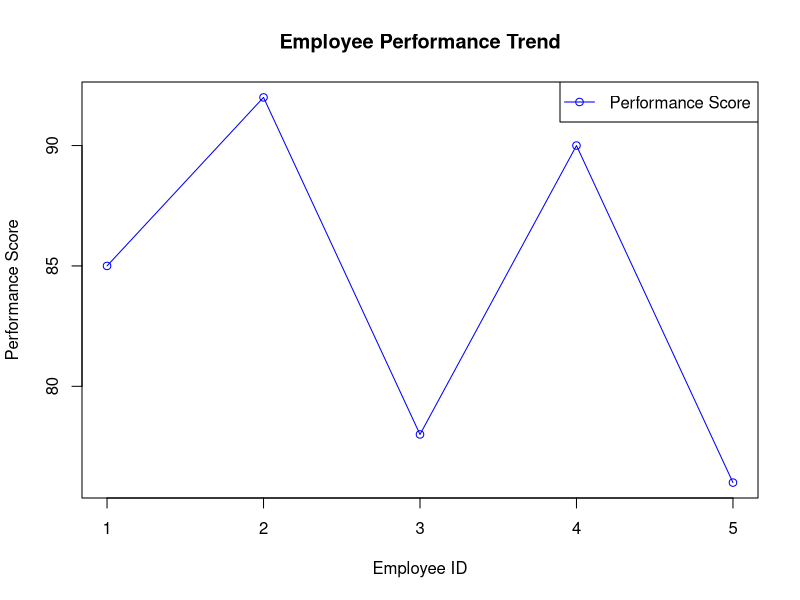

Generate this figure with R:
# Employee data
employee_id <- c(1, 2, 3, 4, 5)
performance <- c(85, 92, 78, 90, 76)

# Line chart
plot(employee_id, performance,
     type = "o",
     col = "blue",
     main = "Employee Performance Trend",
     xlab = "Employee ID",
     ylab = "Performance Score")

# Add legend
legend("topright",
       legend = "Performance Score",
       col = "blue",
       lty = 1,
       pch = 1)
